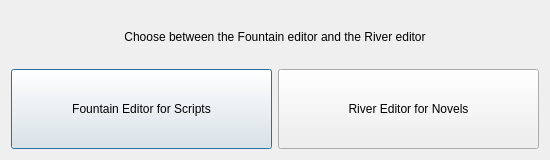
<?xml version="1.0" encoding="UTF-8"?>
<ui version="4.0">
 <class>FormatDialog</class>
 <widget class="QDialog" name="FormatDialog">
  <property name="geometry">
   <rect>
    <x>0</x>
    <y>0</y>
    <width>550</width>
    <height>160</height>
   </rect>
  </property>
  <property name="windowTitle">
   <string>Dialog</string>
  </property>
  <layout class="QGridLayout" name="gridLayout">
   <item row="1" column="0">
    <widget class="QPushButton" name="pushButton_fountain">
     <property name="minimumSize">
      <size>
       <width>0</width>
       <height>80</height>
      </size>
     </property>
     <property name="text">
      <string>Fountain Editor for Scripts</string>
     </property>
     <property name="icon">
      <iconset resource="ressources.qrc">
       <normaloff>:/data/fountain.png</normaloff>:/data/fountain.png</iconset>
     </property>
     <property name="iconSize">
      <size>
       <width>64</width>
       <height>64</height>
      </size>
     </property>
    </widget>
   </item>
   <item row="1" column="1">
    <widget class="QPushButton" name="pushButton_river">
     <property name="minimumSize">
      <size>
       <width>0</width>
       <height>80</height>
      </size>
     </property>
     <property name="text">
      <string>River Editor for Novels</string>
     </property>
     <property name="iconSize">
      <size>
       <width>64</width>
       <height>64</height>
      </size>
     </property>
    </widget>
   </item>
   <item row="0" column="0" colspan="2">
    <widget class="QLabel" name="label">
     <property name="text">
      <string>Choose between the Fountain editor and the River editor</string>
     </property>
     <property name="alignment">
      <set>Qt::AlignCenter</set>
     </property>
    </widget>
   </item>
  </layout>
 </widget>
 <resources>
  <include location="ressources.qrc"/>
 </resources>
 <connections/>
</ui>
